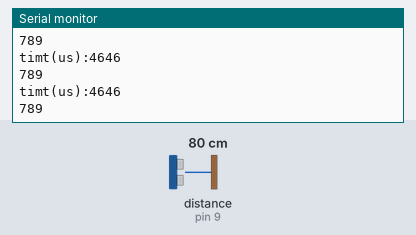
This sketch was run on a simulated Arduino Uno, built with avr-gcc and run on an emulated ATmega328P. Shown: the last lines printed to the serial monitor. Wiring (inferred from the names in the program): ultrasonic range finder: trigger pin 8; echo pin 9. The inputs (shaded band) are chosen by the test bench; at power-on: distance to the obstacle (sensor on pin 9) 80 cm. The echo pulse lasts 58.3 µs per cm.

Above: at 1.3 s.
1.4 s: distance to the obstacle (sensor on pin 9) set to 2 cm
At 1.83 s:
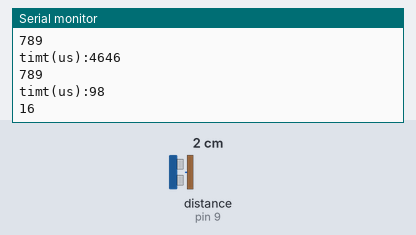
2.9 s: distance to the obstacle (sensor on pin 9) set to 4 cm
At 3.33 s:
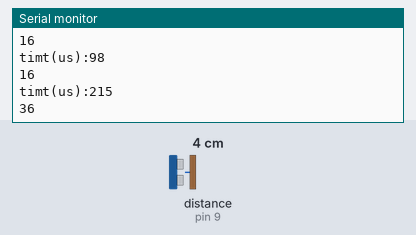
Timing chart, 0 to 5.9 s (numbered marks = the images above; inputs shaded):
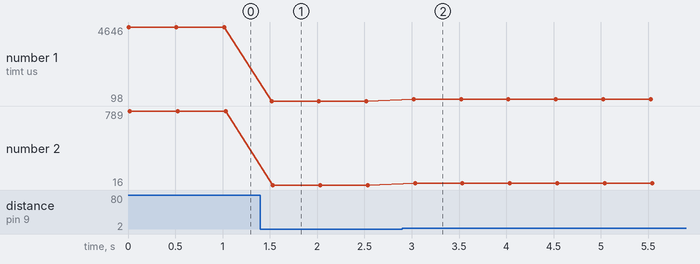

The sketch:

ultrasonic_only.ino
```cpp
int trig = 8; // 出力ピン
int echo = 9; // 入力ピン

void setup() {
  Serial.begin(9600);
  pinMode(trig, OUTPUT);
  pinMode(echo, INPUT);
}

int get_distance() {
  // 超音波の出力終了
  digitalWrite(trig, LOW);
  delayMicroseconds(1);
  // 超音波を出力
  digitalWrite(trig, HIGH);
  delayMicroseconds(11);
  // 超音波を出力終了
  digitalWrite(trig, LOW);
  // 出力した超音波が返って来る時間を計測
  long int t = pulseIn(echo, HIGH, 23500);  //4000~6000us  4m:23500us

  // 計測した時間と音速から反射物までの距離を計算
  Serial.print("timt(us):");
  Serial.println(t);
  return  t * 0.17;
}

void loop() {

  Serial.println(get_distance());
  delay(500);

}
```

Measured:
- after the input at 1.4 s, the serial monitor: prints a new line after 0.12 s (image 1)
- after the input at 2.9 s, the serial monitor: prints a new line after 0.12 s (image 2)
- plotted number 1: 4646 → 98 after the input at 1.4 s, 98 → 215 after the input at 2.9 s
- plotted number 2: 789 → 16 after the input at 1.4 s, 16 → 36 after the input at 2.9 s
